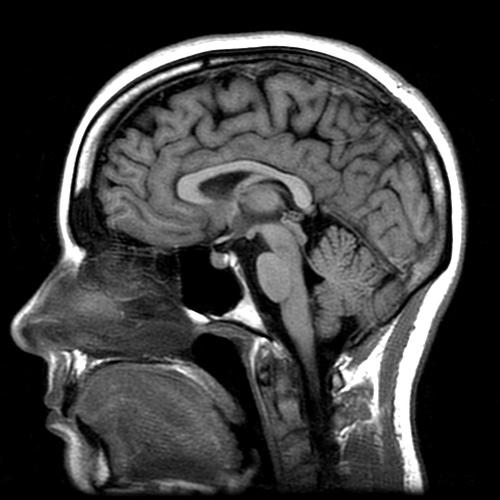
#> input picture 14 Matplotlib, OpenCV, & CNN/14_Codes/14_Codes/MRI1.jpg, 500 x 500 px; the run also reads 1 picture not shown here
$ python vis_MRI.py
#> lines starting #> are read from the running program, lines starting #| are printed output that depends on the picture
import numpy as np,matplotlib.pyplot as plt
img=[]
img.append(np.float64(plt.imread('MRI1.jpg')))
img.append(np.float64(plt.imread('MRI2.jpg')))
img.append(img[1]-img[0]) #contrast
for i in range(3):
 plt.subplot(1,3,i+1); plt.axis('off')
 plt.imshow(img[i],cmap=plt.cm.gray)
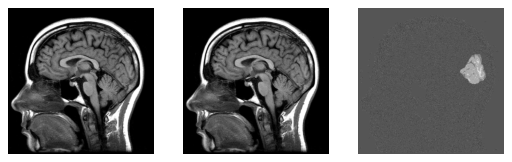
#> figure drawn by matplotlib, 3 panels
